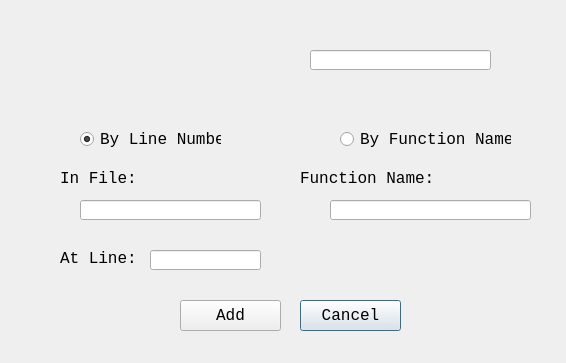
<?xml version="1.0" encoding="UTF-8"?>
<ui version="4.0">
 <class>Dialog</class>
 <widget class="QDialog" name="Dialog">
  <property name="enabled">
   <bool>true</bool>
  </property>
  <property name="geometry">
   <rect>
    <x>0</x>
    <y>0</y>
    <width>566</width>
    <height>363</height>
   </rect>
  </property>
  <property name="font">
   <font>
    <family>Consolas</family>
    <pointsize>12</pointsize>
   </font>
  </property>
  <property name="windowTitle">
   <string>Dialog</string>
  </property>
  <widget class="QPushButton" name="cancel">
   <property name="geometry">
    <rect>
     <x>300</x>
     <y>300</y>
     <width>101</width>
     <height>31</height>
    </rect>
   </property>
   <property name="font">
    <font>
     <family>Consolas</family>
     <pointsize>12</pointsize>
    </font>
   </property>
   <property name="text">
    <string>Cancel</string>
   </property>
   <property name="flat">
    <bool>false</bool>
   </property>
  </widget>
  <widget class="QPushButton" name="add">
   <property name="geometry">
    <rect>
     <x>180</x>
     <y>300</y>
     <width>101</width>
     <height>31</height>
    </rect>
   </property>
   <property name="font">
    <font>
     <family>Consolas</family>
     <pointsize>12</pointsize>
    </font>
   </property>
   <property name="text">
    <string>Add</string>
   </property>
   <property name="flat">
    <bool>false</bool>
   </property>
  </widget>
  <widget class="QRadioButton" name="by_ln">
   <property name="geometry">
    <rect>
     <x>80</x>
     <y>129</y>
     <width>141</width>
     <height>21</height>
    </rect>
   </property>
   <property name="text">
    <string>By Line Number</string>
   </property>
   <property name="checked">
    <bool>true</bool>
   </property>
  </widget>
  <widget class="QRadioButton" name="by_fn">
   <property name="geometry">
    <rect>
     <x>340</x>
     <y>129</y>
     <width>171</width>
     <height>21</height>
    </rect>
   </property>
   <property name="text">
    <string>By Function Name</string>
   </property>
  </widget>
  <widget class="QLabel" name="label">
   <property name="geometry">
    <rect>
     <x>60</x>
     <y>170</y>
     <width>81</width>
     <height>16</height>
    </rect>
   </property>
   <property name="text">
    <string>In File:</string>
   </property>
  </widget>
  <widget class="QLabel" name="label_2">
   <property name="geometry">
    <rect>
     <x>60</x>
     <y>250</y>
     <width>81</width>
     <height>16</height>
    </rect>
   </property>
   <property name="text">
    <string>At Line:</string>
   </property>
  </widget>
  <widget class="QLineEdit" name="line_number">
   <property name="geometry">
    <rect>
     <x>150</x>
     <y>250</y>
     <width>111</width>
     <height>20</height>
    </rect>
   </property>
  </widget>
  <widget class="QLineEdit" name="file_name">
   <property name="geometry">
    <rect>
     <x>80</x>
     <y>200</y>
     <width>181</width>
     <height>20</height>
    </rect>
   </property>
  </widget>
  <widget class="QLineEdit" name="function_name">
   <property name="enabled">
    <bool>true</bool>
   </property>
   <property name="geometry">
    <rect>
     <x>330</x>
     <y>200</y>
     <width>201</width>
     <height>20</height>
    </rect>
   </property>
  </widget>
  <widget class="QLabel" name="label_3">
   <property name="geometry">
    <rect>
     <x>300</x>
     <y>170</y>
     <width>131</width>
     <height>16</height>
    </rect>
   </property>
   <property name="text">
    <string>Function Name:</string>
   </property>
  </widget>
  <widget class="QLineEdit" name="file_name_2">
   <property name="geometry">
    <rect>
     <x>310</x>
     <y>50</y>
     <width>181</width>
     <height>20</height>
    </rect>
   </property>
  </widget>
 </widget>
 <resources/>
 <connections>
  <connection>
   <sender>by_fn</sender>
   <signal>clicked()</signal>
   <receiver>file_name</receiver>
   <slot>hide()</slot>
   <hints>
    <hint type="sourcelabel">
     <x>377</x>
     <y>135</y>
    </hint>
    <hint type="destinationlabel">
     <x>243</x>
     <y>214</y>
    </hint>
   </hints>
  </connection>
  <connection>
   <sender>by_fn</sender>
   <signal>clicked()</signal>
   <receiver>line_number</receiver>
   <slot>hide()</slot>
   <hints>
    <hint type="sourcelabel">
     <x>429</x>
     <y>135</y>
    </hint>
    <hint type="destinationlabel">
     <x>248</x>
     <y>255</y>
    </hint>
   </hints>
  </connection>
  <connection>
   <sender>by_ln</sender>
   <signal>clicked()</signal>
   <receiver>file_name</receiver>
   <slot>show()</slot>
   <hints>
    <hint type="sourcelabel">
     <x>137</x>
     <y>136</y>
    </hint>
    <hint type="destinationlabel">
     <x>161</x>
     <y>204</y>
    </hint>
   </hints>
  </connection>
  <connection>
   <sender>by_ln</sender>
   <signal>clicked()</signal>
   <receiver>line_number</receiver>
   <slot>show()</slot>
   <hints>
    <hint type="sourcelabel">
     <x>206</x>
     <y>134</y>
    </hint>
    <hint type="destinationlabel">
     <x>212</x>
     <y>255</y>
    </hint>
   </hints>
  </connection>
  <connection>
   <sender>by_ln</sender>
   <signal>clicked()</signal>
   <receiver>function_name</receiver>
   <slot>hide()</slot>
   <hints>
    <hint type="sourcelabel">
     <x>176</x>
     <y>137</y>
    </hint>
    <hint type="destinationlabel">
     <x>398</x>
     <y>213</y>
    </hint>
   </hints>
  </connection>
  <connection>
   <sender>by_fn</sender>
   <signal>clicked()</signal>
   <receiver>function_name</receiver>
   <slot>show()</slot>
   <hints>
    <hint type="sourcelabel">
     <x>456</x>
     <y>133</y>
    </hint>
    <hint type="destinationlabel">
     <x>467</x>
     <y>216</y>
    </hint>
   </hints>
  </connection>
 </connections>
</ui>
